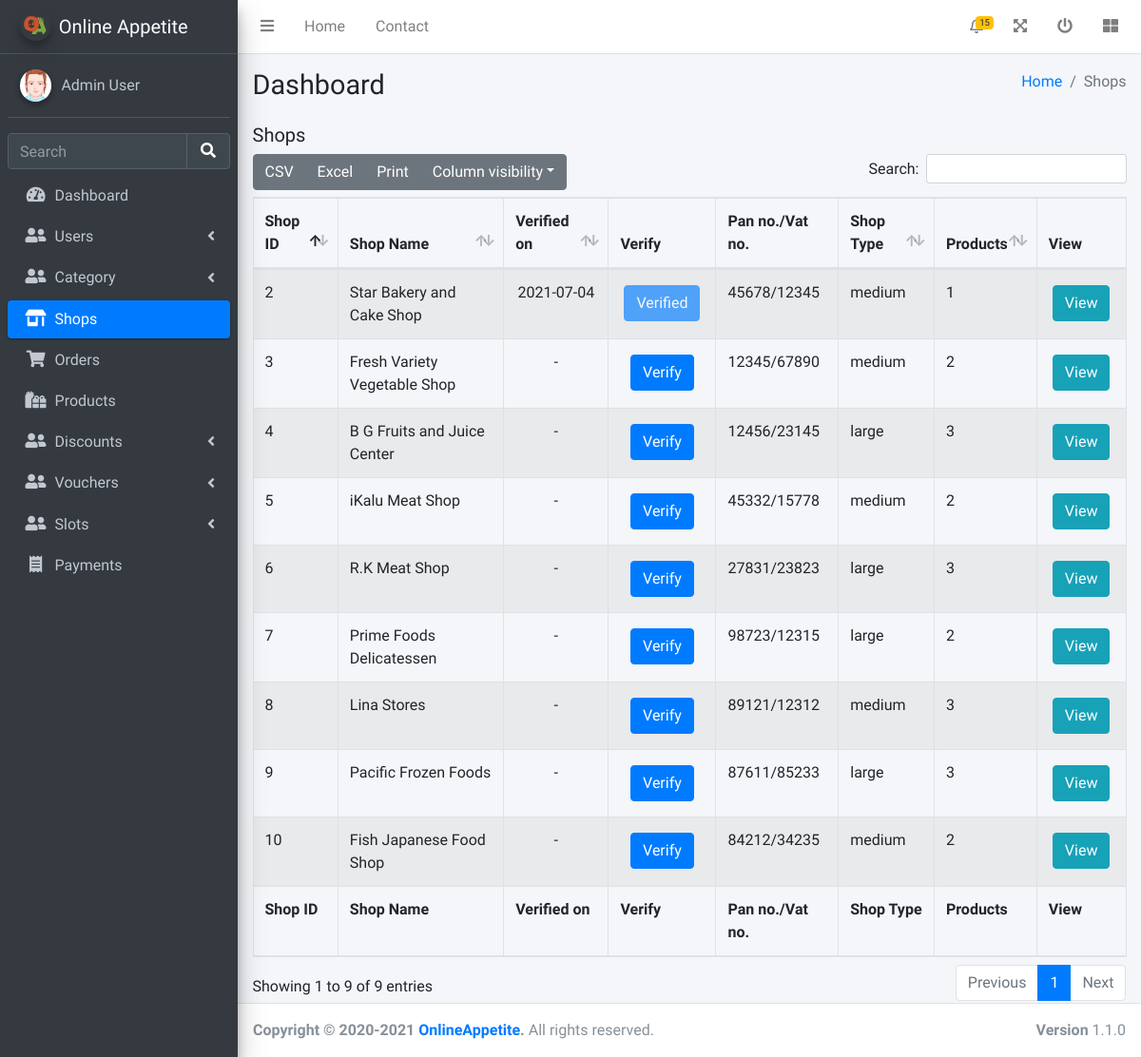
Page /admin/viewShops.php (signed in) on the earlier database version.
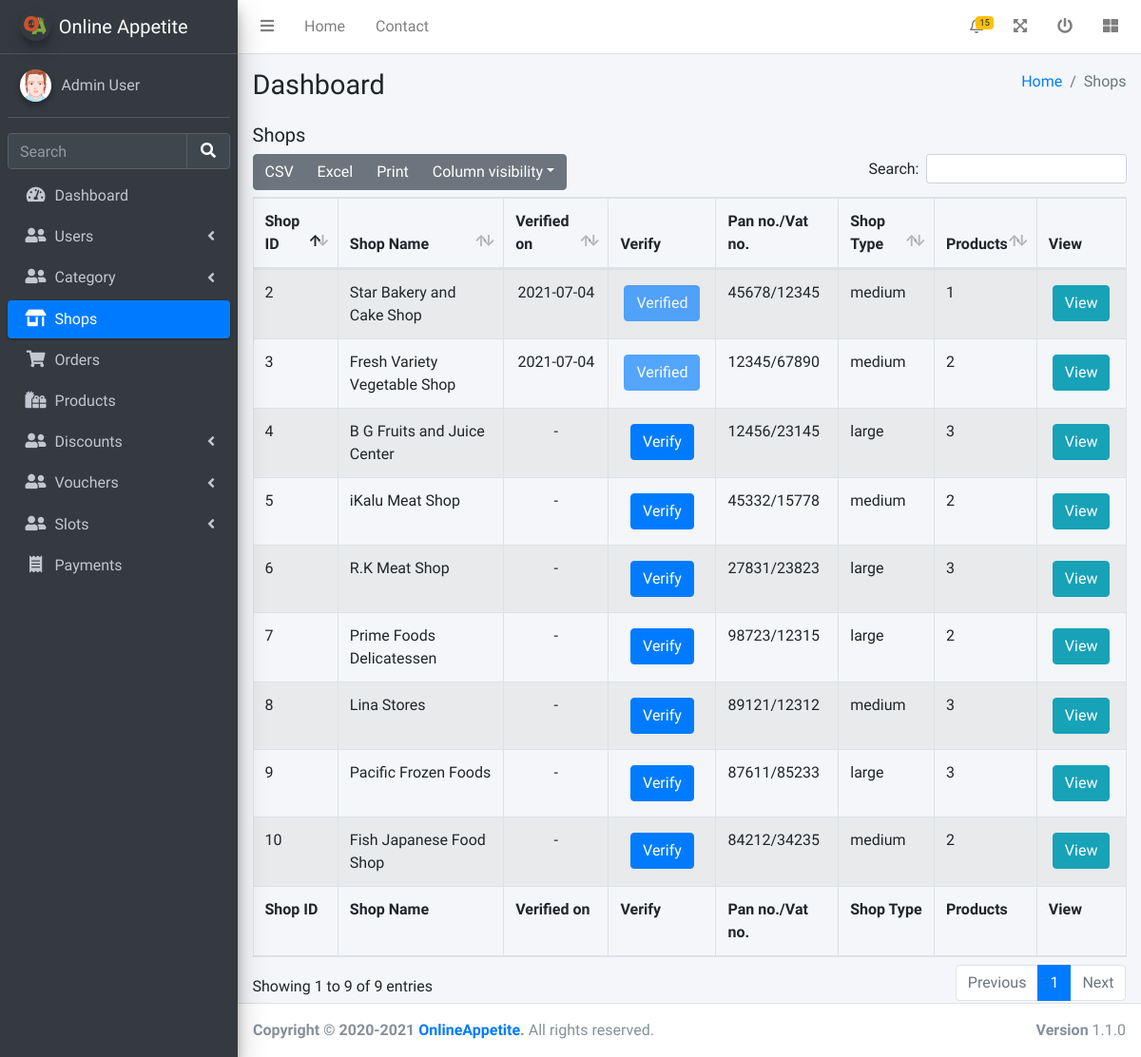
Same page on the later database version.
### tables this page shows
CREATE TABLE SHOPS (
	SHOP_ID INTEGER NOT NULL PRIMARY KEY AUTOINCREMENT,
	TRADER_ID INTEGER NOT NULL,
	SHOP_NAME VARCHAR(100) NOT NULL,
	VERIFIED_ON DATETIME NULL,
	GOV_NO VARCHAR(30) NOT NULL,
	ADDRESS VARCHAR(50) NOT NULL,
	CONTACT_NO VARCHAR(20) NOT NULL,
	SHOP_TYPE VARCHAR(20) NOT NULL,
	DESCRIPTION VARCHAR(200) NOT NULL,
	CREATED_AT DATETIME(0) DEFAULT CURRENT_TIMESTAMP,
	UPDATED_AT DATETIME(0) NULL,
	FOREIGN KEY (TRADER_ID) REFERENCES USERS (USER_ID) ON DELETE CASCADE 
);

### utils/database.php (called while the page is built, shortened)
<?php
try {
    $conn = new PDO("sqlite:".__DIR__."/../database.sqlite");
    $conn->setAttribute(PDO::ATTR_ERRMODE, PDO::ERRMODE_EXCEPTION);
}catch(PDOException $e) {
    die("Connection failed: " . $e->getMessage());
}
function fetch_all_row($sql){
    global $conn;
    $stmt = $conn->prepare($sql);
    $stmt->execute();
    $res = $stmt->fetchAll(PDO::FETCH_ASSOC);
    return $res;
}

### admin/viewShops.php (the view, shortened to what this page needs)
<?php
require_once '../utils/database.php';
?>
<!DOCTYPE html>
<html lang="en">
<head>
  <link rel="stylesheet" href="/css/fontawesome-free/css/all.min.css">
  <link rel="stylesheet" href="/css/datatables-bs4/dataTables.bootstrap4.min.css">
  <link rel="stylesheet" href="/css/datatables-responsive/responsive.bootstrap4.min.css">
  <link rel="stylesheet" href="/css/datatables-buttons/buttons.bootstrap4.min.css">
  <link rel="stylesheet" href="https://code.ionicframework.com/ionicons/2.0.1/css/ionicons.min.css">
  <link rel="stylesheet" href="/css/adminlte/adminlte.min.css">
</head>
<body class="hold-transition sidebar-mini">
  <div class="wrapper">
    <?php
    include 'header.php';
    $shops = fetch_all_row("SELECT SHOPS.*, (SELECT COUNT(*) FROM PRODUCTS WHERE PRODUCTS.SHOP_ID = SHOPS.SHOP_ID) AS TOTAL_PRODUCTS FROM SHOPS");
    ?>
    <div class="content-wrapper">
      <section class="content-header">
        <div class="container-fluid">
          <div class="row mb-2">
            <div class="col-sm-6">
              <h1>Dashboard</h1>
            </div>
            <div class="col-sm-6">
              <ol class="breadcrumb float-sm-right">
                <li class="breadcrumb-item"><a href="#">Home</a></li>
                <li class="breadcrumb-item active">Shops</li>
              </ol>
            </div>
          </div>
        </div>
      </section>
      <section class="content">
        <div class="container-fluid">
          <h5 class="mb-2">Shops</h5>
          <table id="shopTable" class="table table-bordered table-striped">
            <thead>
              <tr>
                <th>Shop ID</th>
                <th>Shop Name</th>
                <th>Verified on</th>
                <th class="no-sort">Verify</th>
                <th class="no-sort">Pan no./Vat no.</th>
                <th>Shop Type</th>
                <th>Products</th>
                <th class="no-sort no-search">View</th>
              </tr>
            </thead>
            <tbody>
              <?php foreach ($shops as $shop) { ?>
                <tr>
                  <td><?= $shop['SHOP_ID'] ?></td>
                  <td><?= $shop['SHOP_NAME'] ?></td>
                  <td class="text-center"><?= $shop['VERIFIED_ON'] ?? '-' ?></td>
                  <td style="text-align: center;">
                    <?php if (!isset($shop['VERIFIED_ON'])) { ?><button class="btn btn-primary m-1" onclick="window.location.replace('verifyShop.php?id=<?= $shop['SHOP_ID'] ?>')">Verify</button>
                    <?php } else { ?><button class="btn disabled btn-primary m-1">Verified</button><?php } ?>
                  </td>
                  <td><?= $shop['GOV_NO'] ?></td>
                  <td><?= $shop['SHOP_TYPE'] ?></td>
                  <td><?= $shop['TOTAL_PRODUCTS'] ?></td>
                  <td>
                    <div class="d-flex">
                      <button class="btn btn-info m-1" onclick="window.location.href='../shopProfile.php?id=<?= $shop['SHOP_ID'] ?>'">View</button>
                    </div>
                  </td>
                </tr>
              <?php } ?>
            </tbody>
            <tfoot>
              <tr>
                <th>Shop ID</th>
                <th>Shop Name</th>
                <th>Verified on</th>
                <th>Verify</th>
                <th>Pan no./Vat no.</th>
                <th>Shop Type</th>
                <th>Products</th>
                <th>View</th>
              </tr>
            </tfoot>
          </table>
        </div>
      </section>
    </div>
    <?php include 'footer.php'; ?>
  </div>
</body>
</html>

Differences in the rows shown:
changed shops "Fresh Variety Vegetable Shop": VERIFIED_ON "-" → "2021-07-04"; VERIFIED_ON "Verify" → "Verified"
